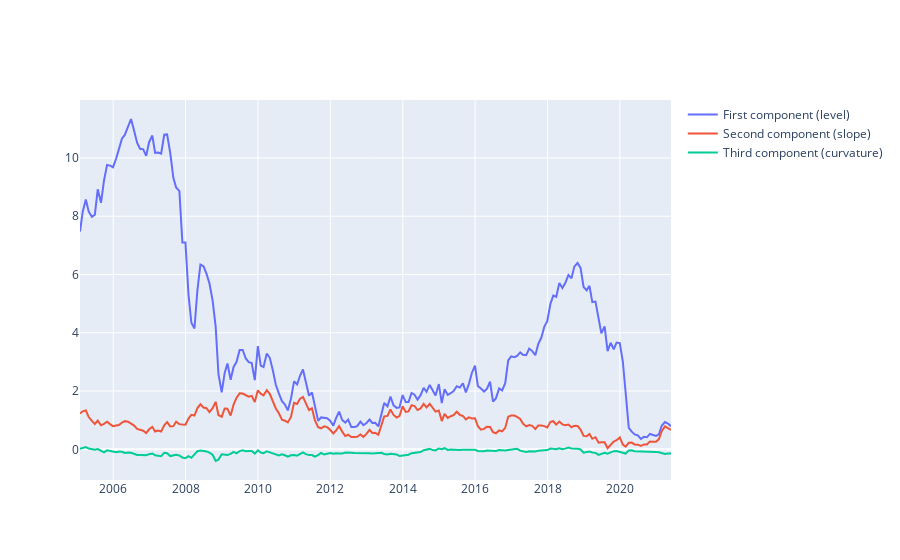

Notebook source saved alongside this figure:
### Markdown cell above
(c) **(2 pts)** Plot the three most dominant factors over time for both data sets. What do these two factors resemble and how do they compare between the two data sets?

### Code cell
#PCA data set
fig=go.Figure()
fig.add_trace(go.Scatter(y=((LA.inv(eig_vec_PCA)@PCA.T).T).iloc[:,0],x=PCA.index, name='First component (level)'))
fig.add_trace(go.Scatter(y=((LA.inv(eig_vec_PCA)@PCA.T).T).iloc[:,1],x=PCA.index, name='Second component (slope)'))
fig.add_trace(go.Scatter(y=((LA.inv(eig_vec_PCA)@PCA.T).T).iloc[:,2],x=PCA.index, name='Third component (curvature)'))

### Figure 1 — Plotly figure (JSON) as saved in the notebook; plotly's stock layout.template omitted (floating-point values rounded to 4 significant figures; data arrays with more than 128 entries replaced by an {"elided": "..."} marker saying what was removed)
{"data": [{"name": "First component (level)", "type": "scatter", "x": {"elided": "197 str values"}, "y": {"elided": "197 float values"}}, {"name": "Second component (slope)", "type": "scatter", "x": {"elided": "197 str values"}, "y": {"elided": "197 float values"}}, {"name": "Third component (curvature)", "type": "scatter", "x": {"elided": "197 str values"}, "y": {"elided": "197 float values"}}], "layout": {}}
